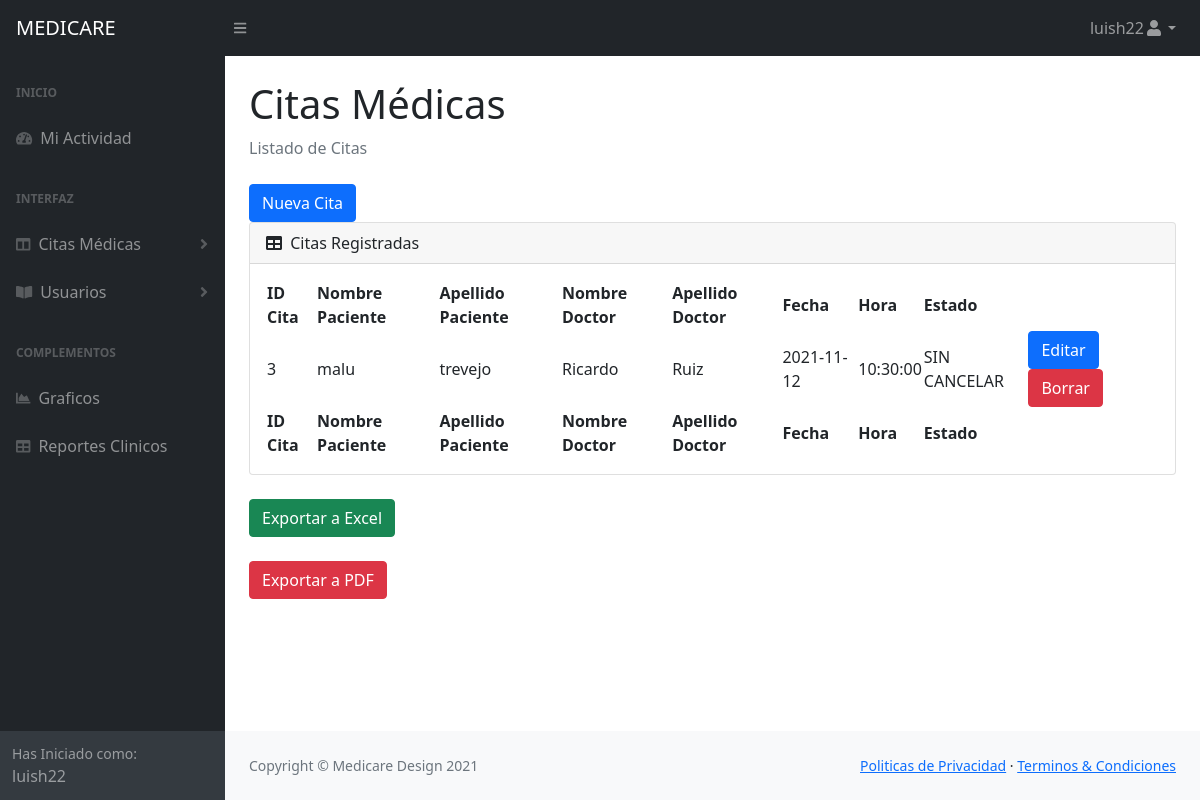
Page /listadocitas.php (signed in) on the committed database.
### tables this page shows
CREATE TABLE `citas` (
  `id_cita` int(11) NOT NULL,
  `pacientes_id_paciente` int(11) NOT NULL,
  `doctores_id_doctores` int(11) NOT NULL,
  `fecha_cita` date NOT NULL,
  `hora_cita` time NOT NULL,
  `estado` varchar(45) NOT NULL
);

CREATE TABLE `pacientes` (
  `id_pacientes` int(11) NOT NULL,
  `nombre_paciente` varchar(55) NOT NULL,
  `apellidos` varchar(55) NOT NULL,
  `num_documento` varchar(55) NOT NULL,
  `genero` varchar(55) NOT NULL,
  `email` varchar(100) NOT NULL,
  `telefono` varchar(55) NOT NULL,
  `enfermedad` varchar(55) NOT NULL,
  `medicamentos` varchar(55) NOT NULL,
  `alergias` varchar(55) NOT NULL
);

CREATE TABLE `doctores` (
  `id_doctores` int(11) NOT NULL,
  `nombre_doctor` varchar(55) NOT NULL,
  `apellidos_doctor` varchar(55) NOT NULL,
  `num_documento` varchar(55) NOT NULL,
  `especialidad` int(11) NOT NULL,
  `genero` varchar(55) NOT NULL,
  `email` varchar(55) NOT NULL,
  `telefono` varchar(55) NOT NULL
);

### modelo/mysql.php (called while the page is built, shortened)
<?php
class MySQL {
    private $ipServidor = "localhost";
    private $usuarioBase = 'root';
    private $contrasena = '';
    private $conexion;
    public function conectar(){
$this->conexion = mysqli_connect($this->ipServidor, $this->usuarioBase, $this->contrasena);
    }
   public function efectuarConsulta($consulta){
     mysqli_query($this->conexion, "SET lc_time_names = 'es_ES'");
     mysqli_query($this->conexion, "SET NAMES 'utf8'");
     mysqli_query($this->conexion, "SET CHARACTER 'utf8'");
     $this->resultadoConsulta = mysqli_query($this->conexion, $consulta);
     return $this->resultadoConsulta;
   }
}
?>

### listadocitas.php (the view, shortened to what this page needs)
<?php
require_once 'modelo/mysql.php';
$user = $_SESSION['usuario'];
$mysql = new MySQL;
$mysql->conectar();
$consulta = $mysql->efectuarConsulta("SELECT agendacitas.citas.id_cita, agendacitas.pacientes.nombre_paciente,
agendacitas.pacientes.apellidos, agendacitas.doctores.nombre_doctor, agendacitas.doctores.apellidos_doctor, agendacitas.citas.fecha_cita, agendacitas.citas.hora_cita,
agendacitas.citas.estado FROM agendacitas.citas INNER JOIN agendacitas.pacientes
ON agendacitas.citas.pacientes_id_paciente = agendacitas.pacientes.id_pacientes INNER JOIN
agendacitas.doctores ON agendacitas.citas.doctores_id_doctores = agendacitas.doctores.id_doctores");
?>
<!DOCTYPE html>
<html lang="es">
    <head>
        <link href="https://cdn.jsdelivr.net/npm/simple-datatables@latest/dist/style.css" rel="stylesheet" />
        <link href="https://cdn.jsdelivr.net/npm/bootstrap@5.1.3/dist/css/bootstrap.min.css" rel="stylesheet">
        <link href="DASHBOARD/css/styles.css" rel="stylesheet" />
    </head>
    <body class="sb-nav-fixed">
        <nav class="sb-topnav navbar navbar-expand navbar-dark bg-dark">
            <a class="navbar-brand ps-3" href="inicio.php">MEDICARE</a>
            <button class="btn btn-link btn-sm order-1 order-lg-0 me-4 me-lg-0" id="sidebarToggle" href="#!"><i class="fas fa-bars"></i></button>
            <ul class="navbar-nav ms-auto me-0 me-md-3 my-2 my-md-0">
                <li class="nav-item dropdown">
                    <a class="nav-link dropdown-toggle" id="navbarDropdown" href="#" role="button" data-bs-toggle="dropdown" aria-expanded="false"><?php echo $user; ?><i class="fas fa-user fa-fw"></i></a>
                </li>
            </ul>
        </nav>
        <div id="layoutSidenav">
            <div id="layoutSidenav_nav">
                <nav class="sb-sidenav accordion sb-sidenav-dark" id="sidenavAccordion">
                    <div class="sb-sidenav-menu">
                        <div class="nav">
                            <div class="sb-sidenav-menu-heading">Inicio</div>
                            <a class="nav-link" href="inicio.php">
                                <div class="sb-nav-link-icon"><i class="fas fa-tachometer-alt"></i></div>
                                Mi Actividad
                            </a>
                            <div class="sb-sidenav-menu-heading">Interfaz</div>
                            <a class="nav-link collapsed" href="#" data-bs-toggle="collapse" data-bs-target="#collapseLayouts" aria-expanded="false" aria-controls="collapseLayouts">
                                <div class="sb-nav-link-icon"><i class="fas fa-columns"></i></div>
                                Citas Médicas
                                <div class="sb-sidenav-collapse-arrow"><i class="fas fa-angle-down"></i></div>
                            </a>
                            <a class="nav-link collapsed" href="#" data-bs-toggle="collapse" data-bs-target="#collapsePages" aria-expanded="false" aria-controls="collapsePages">
                                <div class="sb-nav-link-icon"><i class="fas fa-book-open"></i></div>
                                 Usuarios
                                <div class="sb-sidenav-collapse-arrow"><i class="fas fa-angle-down"></i></div>
                            </a>
                            <div class="sb-sidenav-menu-heading">Complementos</div>
                            <a class="nav-link" href="GRAFICOS/chart.php">
                                <div class="sb-nav-link-icon"><i class="fas fa-chart-area"></i></div>
                                Graficos
                            </a>
                            <a class="nav-link" href="historiaclinica.php">
                                <div class="sb-nav-link-icon"><i class="fas fa-table"></i></div>
                                Reportes Clinicos
                            </a>
                        </div>
                    </div>
                    <div class="sb-sidenav-footer">
                        <div class="small">Has Iniciado como:</div>
                        <?php echo $user; ?>
                    </div>
                </nav>
            </div>
            <div id="layoutSidenav_content">
                <main>
                    <div class="container-fluid px-4">
                        <h1 class="mt-4">Citas Médicas</h1>
                        <ol class="breadcrumb mb-4">
                        <li class="breadcrumb-item active">Listado de Citas</li>
                        </ol>
                            <a href="insertarcita.php" class="btn btn-primary">Nueva Cita</a>
                        <div class="card mb-4">
                            <div class="card-header">
                                <i class="fas fa-table me-1"></i>
                                Citas Registradas
                            </div>
                            <div class="card-body">
                                <table id="datatablesSimple">
                                    <thead>
                                        <tr>
										<tr>
									<th> ID Cita</th>
									<th> Nombre Paciente </th>
                                    <th> Apellido Paciente </th>
									<th> Nombre Doctor</th>
                                    <th> Apellido Doctor</th>
									<th> Fecha</th>
									<th> Hora</th>
									<th> Estado</th>
									</tr>
                                        </tr>
                                    </thead>
                                    <tfoot>
                                        <tr>
									<th> ID Cita</th>
									<th> Nombre Paciente </th>
                                    <th> Apellido Paciente </th>
									<th> Nombre Doctor</th>
                                    <th> Apellido Doctor</th>
									<th> Fecha</th>
									<th> Hora</th>
									<th> Estado</th>
                                        </tr>
                                    </tfoot>
                                    <tbody>
                                    <?php while($row = mysqli_fetch_array($consulta)) {?>
                                    <tr>
                                    <td><?php echo $row['id_cita'] ?></td>
                                    <td><?php echo $row['nombre_paciente'] ?></td>
                                    <td><?php echo $row['apellidos'] ?></td>
                                    <td><?php echo $row['nombre_doctor'] ?></td>
                                    <td><?php echo $row['apellidos_doctor'] ?></td>
                                    <td><?php echo $row['fecha_cita'] ?></td>
                                    <td><?php echo $row['hora_cita'] ?></td>
                                    <td><?php echo $row['estado'] ?></td>
                                    <td><input type="button" class="btn btn-primary" onclick="location.href='editarcita.php?id=<?php echo $row['id_cita']?>';" value="Editar">
                                    <a  class="btn btn-danger" href="controlador/borrarcita.php?id=<?php echo $row['id_cita']?>" onclick="return confirm('¿Está seguro que quiere eliminar este usuario?');">Borrar</a>
                                        </tr>
                                        <?php } ?>
                                    </tbody>
                                </table>
                            </div>
                        </div>
                        <form action="#" method="POST">
                        <input type="submit" name="exportar_excel" class="btn btn-success" value="Exportar a Excel">
                                    </form><br>
                        <a href="#" class="btn btn-danger"  value="Exportar a PDF" target="_blank">Exportar a PDF</a>
                    </div>
                </main>
                <footer class="py-4 bg-light mt-auto">
                    <div class="container-fluid px-4">
                        <div class="d-flex align-items-center justify-content-between small">
                            <div class="text-muted">Copyright &copy; Medicare Design 2021</div>
                            <div>
                                <a href="#">Politicas de Privacidad</a>
                                &middot;
                                <a href="#">Terminos &amp; Condiciones</a>
                            </div>
                        </div>
                    </div>
                </footer>
            </div>
        </div>
    </body>
</html>

### rows in the picture
citas: id_cita "3", pacientes_id_paciente.nombre_paciente "malu", pacientes_id_paciente.apellidos "trevejo", doctores_id_doctores.nombre_doctor "Ricardo", doctores_id_doctores.apellidos_doctor "Ruiz", fecha_cita "2021-11-12", hora_cita "10:30:00", estado "SIN CANCELAR"

### other values in the picture
$user "luish22"
